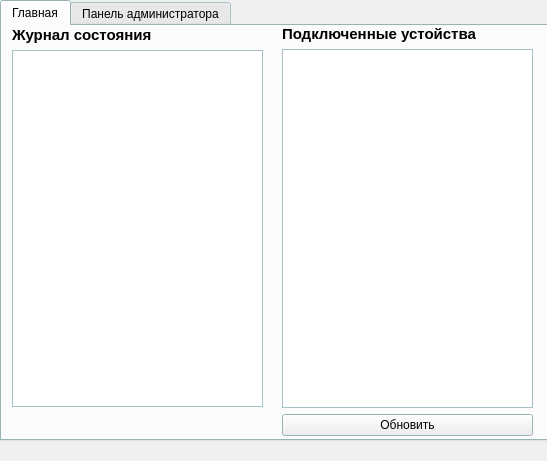
<?xml version="1.0" encoding="UTF-8"?>
<ui version="4.0">
 <class>DataSentinel</class>
 <widget class="QMainWindow" name="DataSentinel">
  <property name="geometry">
   <rect>
    <x>0</x>
    <y>0</y>
    <width>547</width>
    <height>461</height>
   </rect>
  </property>
  <property name="windowTitle">
   <string>DataSentinel</string>
  </property>
  <property name="windowIcon">
   <iconset>
    <normaloff>shield_77956.ico</normaloff>shield_77956.ico</iconset>
  </property>
  <widget class="QWidget" name="centralwidget">
   <widget class="QTabWidget" name="tabWidget">
    <property name="geometry">
     <rect>
      <x>0</x>
      <y>0</y>
      <width>551</width>
      <height>441</height>
     </rect>
    </property>
    <property name="palette">
     <palette>
      <active>
       <colorrole role="Base">
        <brush brushstyle="SolidPattern">
         <color alpha="255">
          <red>255</red>
          <green>255</green>
          <blue>255</blue>
         </color>
        </brush>
       </colorrole>
       <colorrole role="Window">
        <brush brushstyle="SolidPattern">
         <color alpha="255">
          <red>211</red>
          <green>251</green>
          <blue>255</blue>
         </color>
        </brush>
       </colorrole>
      </active>
      <inactive>
       <colorrole role="Base">
        <brush brushstyle="SolidPattern">
         <color alpha="255">
          <red>255</red>
          <green>255</green>
          <blue>255</blue>
         </color>
        </brush>
       </colorrole>
       <colorrole role="Window">
        <brush brushstyle="SolidPattern">
         <color alpha="255">
          <red>211</red>
          <green>251</green>
          <blue>255</blue>
         </color>
        </brush>
       </colorrole>
      </inactive>
      <disabled>
       <colorrole role="Base">
        <brush brushstyle="SolidPattern">
         <color alpha="255">
          <red>211</red>
          <green>251</green>
          <blue>255</blue>
         </color>
        </brush>
       </colorrole>
       <colorrole role="Window">
        <brush brushstyle="SolidPattern">
         <color alpha="255">
          <red>211</red>
          <green>251</green>
          <blue>255</blue>
         </color>
        </brush>
       </colorrole>
      </disabled>
     </palette>
    </property>
    <property name="currentIndex">
     <number>0</number>
    </property>
    <widget class="QWidget" name="tab">
     <attribute name="title">
      <string>Главная</string>
     </attribute>
     <widget class="QWidget" name="verticalLayoutWidget">
      <property name="geometry">
       <rect>
        <x>10</x>
        <y>0</y>
        <width>251</width>
        <height>381</height>
       </rect>
      </property>
      <layout class="QVBoxLayout" name="verticalLayout">
       <item>
        <widget class="QLabel" name="label">
         <property name="font">
          <font>
           <pointsize>11</pointsize>
           <weight>75</weight>
           <bold>true</bold>
          </font>
         </property>
         <property name="text">
          <string>Журнал состояния</string>
         </property>
        </widget>
       </item>
       <item>
        <widget class="QTextBrowser" name="textBrowser"/>
       </item>
      </layout>
     </widget>
     <widget class="QWidget" name="verticalLayoutWidget_2">
      <property name="geometry">
       <rect>
        <x>280</x>
        <y>-1</y>
        <width>251</width>
        <height>411</height>
       </rect>
      </property>
      <layout class="QVBoxLayout" name="verticalLayout_2">
       <item>
        <widget class="QLabel" name="label_3">
         <property name="font">
          <font>
           <pointsize>11</pointsize>
           <weight>75</weight>
           <bold>true</bold>
          </font>
         </property>
         <property name="text">
          <string>Подключенные устойства</string>
         </property>
        </widget>
       </item>
       <item>
        <widget class="QTextBrowser" name="textBrowser_2">
         <property name="openExternalLinks">
          <bool>true</bool>
         </property>
        </widget>
       </item>
       <item>
        <widget class="QPushButton" name="pushButton">
         <property name="text">
          <string>Обновить</string>
         </property>
        </widget>
       </item>
      </layout>
     </widget>
    </widget>
    <widget class="QWidget" name="tab_2">
     <attribute name="title">
      <string>Панель администратора</string>
     </attribute>
     <widget class="QWidget" name="verticalLayoutWidget_3">
      <property name="geometry">
       <rect>
        <x>10</x>
        <y>0</y>
        <width>241</width>
        <height>401</height>
       </rect>
      </property>
      <layout class="QVBoxLayout" name="verticalLayout_3">
       <item>
        <widget class="QLabel" name="label_4">
         <property name="font">
          <font>
           <pointsize>11</pointsize>
           <weight>75</weight>
           <bold>true</bold>
          </font>
         </property>
         <property name="text">
          <string>Запрещёные расширения</string>
         </property>
        </widget>
       </item>
       <item>
        <widget class="QPlainTextEdit" name="plainTextEdit_1"/>
       </item>
       <item>
        <widget class="QPushButton" name="pushButton_2">
         <property name="text">
          <string>Обновить перечень расширений</string>
         </property>
        </widget>
       </item>
      </layout>
     </widget>
     <widget class="QWidget" name="verticalLayoutWidget_4">
      <property name="geometry">
       <rect>
        <x>290</x>
        <y>0</y>
        <width>241</width>
        <height>401</height>
       </rect>
      </property>
      <layout class="QVBoxLayout" name="verticalLayout_4">
       <item>
        <widget class="QLabel" name="label_5">
         <property name="font">
          <font>
           <pointsize>11</pointsize>
           <weight>75</weight>
           <bold>true</bold>
          </font>
         </property>
         <property name="text">
          <string>Перечень устройств СМНИ</string>
         </property>
        </widget>
       </item>
       <item>
        <widget class="QPlainTextEdit" name="plainTextEdit_2"/>
       </item>
       <item>
        <widget class="QPushButton" name="pushButton_3">
         <property name="text">
          <string>Обновить перечень СМНИ</string>
         </property>
        </widget>
       </item>
      </layout>
     </widget>
    </widget>
   </widget>
  </widget>
  <widget class="QMenuBar" name="menubar">
   <property name="geometry">
    <rect>
     <x>0</x>
     <y>0</y>
     <width>547</width>
     <height>21</height>
    </rect>
   </property>
  </widget>
 </widget>
 <resources/>
 <connections/>
</ui>
